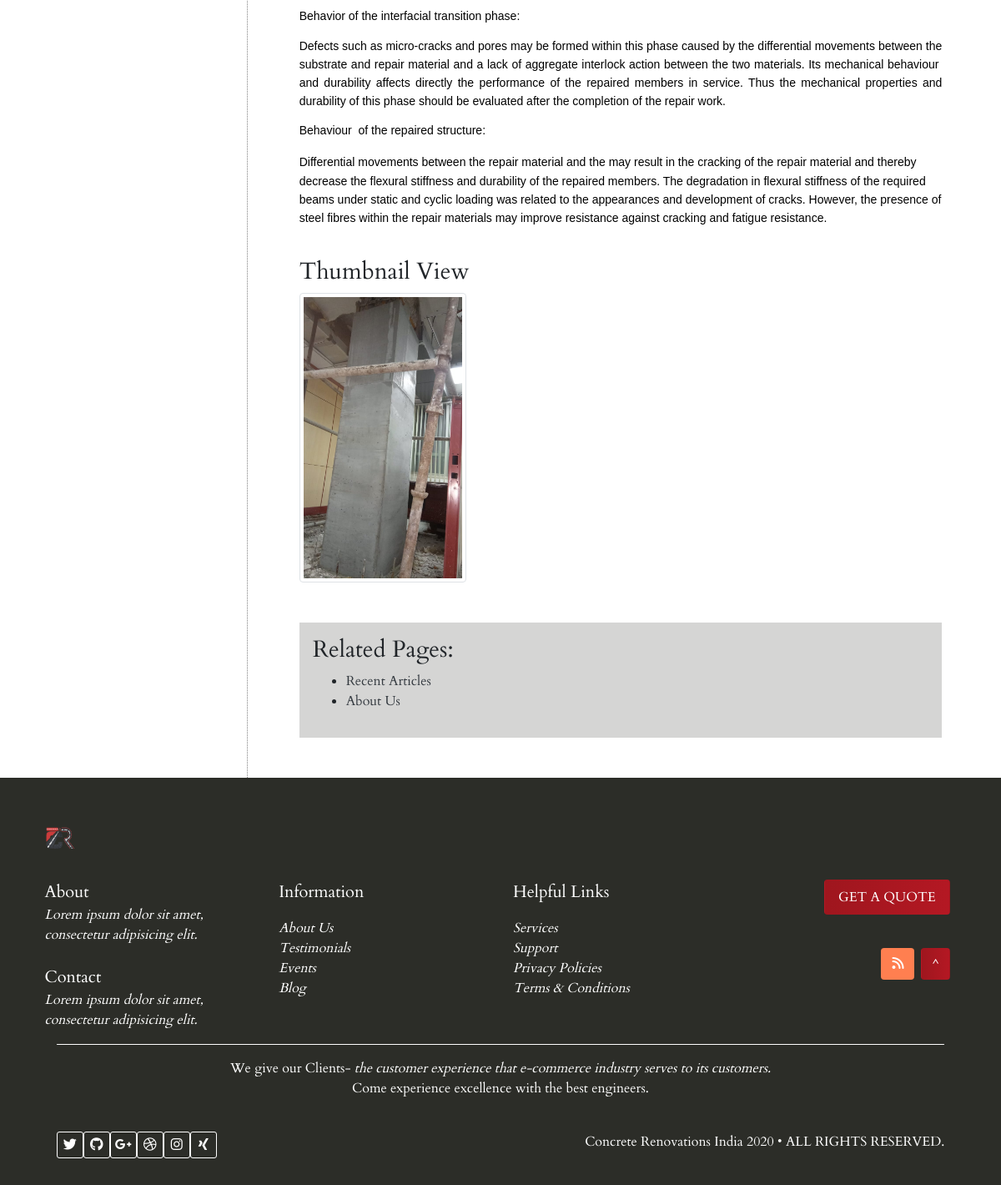
The page /services/repairing (lower part) on the database as committed earlier.
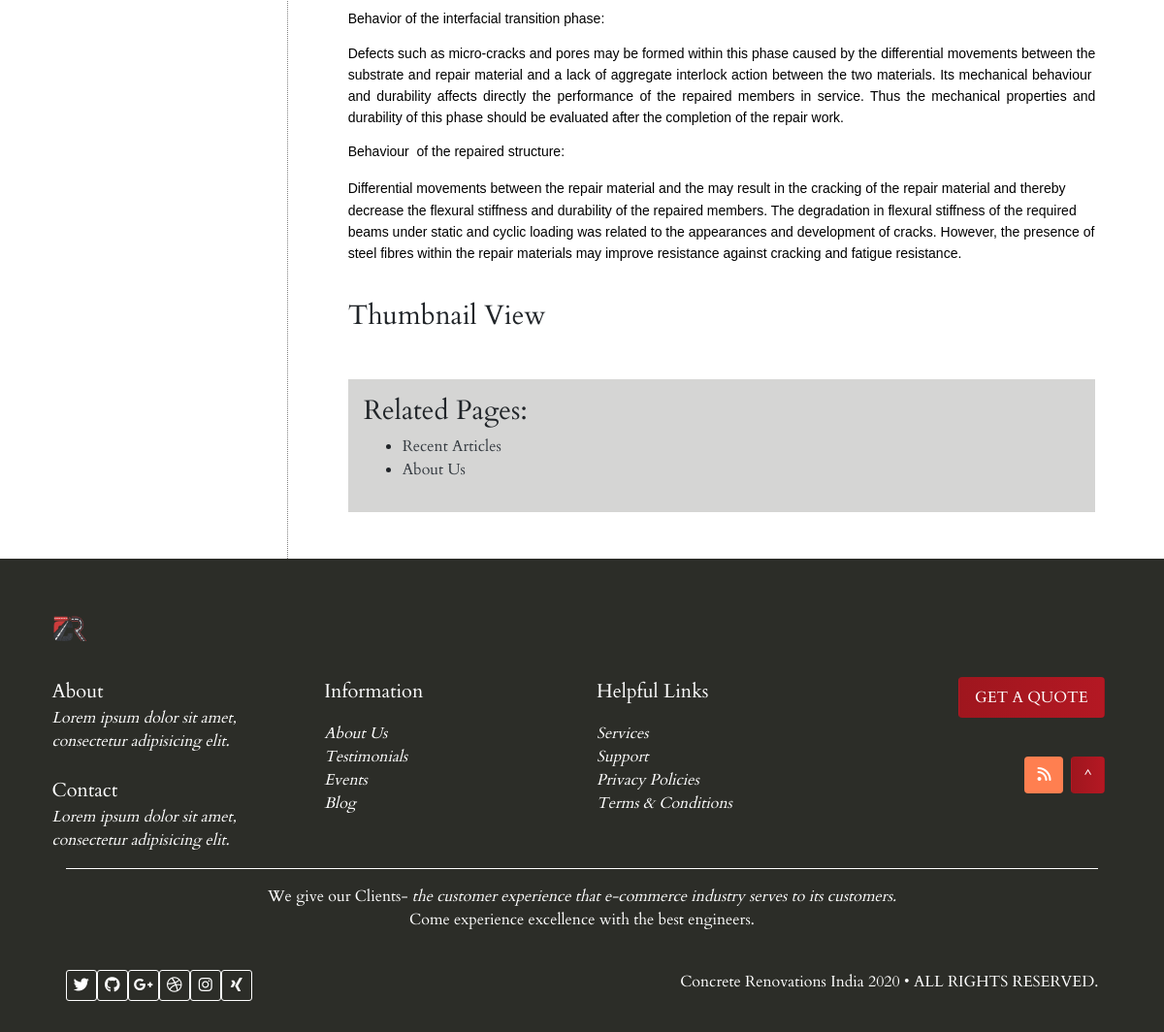
The same page on the database as committed later.
### services/models.py (models this page shows, shortened)
class ServiceImage(models.Model):
    related_to = models.CharField(choices=getcategory(),max_length=250)
    category = models.CharField(choices=getservices(),max_length=250)
    related_to_name = models.CharField(max_length=250,blank=True)
    category_name = models.CharField(max_length=250,blank=True)
    location = models.ImageField(upload_to="uploads/service/images")
    caption = models.CharField(max_length=250,blank=True)

### web/views.py (the view)
# urls.py: path("services/<slug:slug>",views.ServiceView.as_view(),name="Service"),
class ServiceView(APIView):
    template_name = app_name + "services/service.html"
    context = {}
    def get(self,request,slug):
        self.context["category_list"] = get_category_list()
        images = ServiceImage.objects.filter(category=slug)
        service = Service.objects.filter(slug=slug).first()
        if service:
            self.context["images"] = images
            self.context["service"] = service
        else:
            return HttpResponse("Service not found")
        return render(request,self.template_name,self.context)

### web/views.py (called while the page is built)
def get_category_list():
    categories = ServiceCategory.objects.all()
    category_list = []
    for cat in categories:
        services = Service.objects.filter(category=cat.slug)
        service_list = []
        for s in services:
            service_list.append({"name":s.name,"slug":s.slug})
        category_list.append({"name":cat.name,"slug":cat.slug,"services":service_list})
    return category_list

### web/templates/web/services/service.html (shortened to what this page needs)
{% extends "./base.html" %}
{% load static %}{% block page_title %}{{ service.name }}{% endblock page_title %}
{% block page_body %}
<div class="cardo container-fluid wrapper pt-5 pb-5">
    <div class="body cardo">
        {{ service.body|safe }}
    </div>
    <div class="mb-5">
        <h3>Thumbnail View</h3>
        {% if images %}
        <div>
        {% for image in images %}
            <img data-toggle="modal" data-target="#exampleModalCenter"  style="width:200px"  src="{{ image.location.url }}" class="img-thumbnail">
        {% endfor %}
        </div>
        {% endif %}
    </div>
        <div class="related pt-3 pl-3 pr-3 pb-3">
        <h3>Related Pages:</h3>
        <ul>
            <li><a href="{% url 'web:Blog' %}" class="text-dark">Recent Articles</a></li>
            <li><a href="{% url 'web:About' %}" class="text-dark">About Us</a></li>
        </ul>
    </div>
</div>
{% endblock page_body %}

Rows that differ between the two databases and show on the page:
removed ServiceImage: location (picture)
